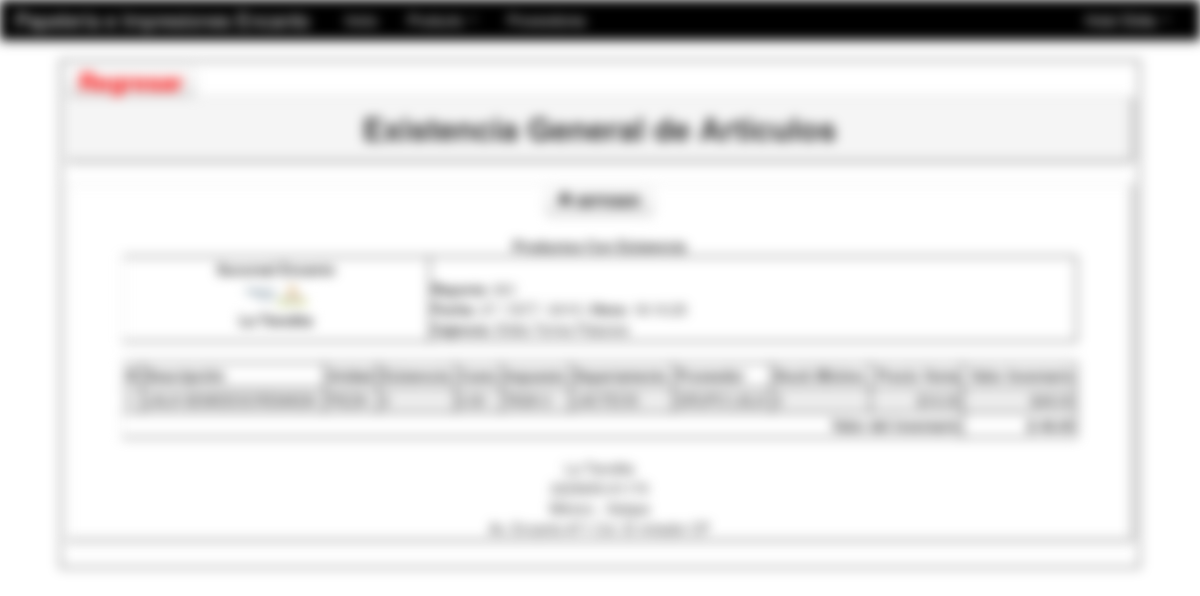
/Modulos/Producto/reporte_producto.php (signed in), run on the app's committed database.
### tables this page shows
CREATE TABLE IF NOT EXISTS `sucursal` (
  `idDeposito` int(11) NOT NULL,
  `nombre` varchar(255) NOT NULL,
  `dir` varchar(255) NOT NULL,
  `tel` varchar(255) NOT NULL,
  `encargado` varchar(255) NOT NULL,
  `estado` varchar(255) NOT NULL
);

CREATE TABLE IF NOT EXISTS `empresa` (
  `idEmpresa` int(11) NOT NULL,
  `empresa` varchar(255) NOT NULL,
  `nit` varchar(255) NOT NULL,
  `direccion` varchar(255) NOT NULL,
  `pais` varchar(255) NOT NULL,
  `ciudad` varchar(255) NOT NULL,
  `tel` varchar(255) NOT NULL,
  `fax` varchar(255) NOT NULL,
  `web` varchar(255) NOT NULL,
  `correo` varchar(255) NOT NULL,
  `fecha` date NOT NULL,
  `moneda` varchar(22) NOT NULL,
  `anno` varchar(255) NOT NULL
);

CREATE TABLE IF NOT EXISTS `cajero` (
  `usuario_idUsuario3` int(11) NOT NULL,
  `deposito_idDeposito3` int(11) NOT NULL
);

CREATE TABLE IF NOT EXISTS `persona` (
  `idPersona` int(11) NOT NULL,
  `doc` varchar(30) NOT NULL,
  `nom` varchar(25) NOT NULL,
  `ape` varchar(40) NOT NULL,
  `fecha` date NOT NULL,
  `tel` varchar(15) NOT NULL,
  `cel` varchar(15) NOT NULL,
  `sexo` varchar(10) NOT NULL,
  `dir` varchar(40) NOT NULL,
  `nota` varchar(50) NOT NULL,
  `fechar` date NOT NULL,
  `estado` varchar(20) NOT NULL,
  `empresa_idEmpresa` int(11) NOT NULL
);

CREATE TABLE IF NOT EXISTS `articulo` (
  `codigo` int(11) NOT NULL,
  `nombre` varchar(20) NOT NULL,
  `departamento_idDepartamento` int(11) NOT NULL,
  `unidad_idUnidad` int(11) NOT NULL,
  `defecto` varchar(20) NOT NULL,
  `iva_ivacompra` int(11) NOT NULL,
  `iva_ivaventa` int(11) NOT NULL,
  `costo_prov` varchar(20) NOT NULL,
  `ocosto_prov` varchar(20) NOT NULL,
  `a_venta` varchar(20) NOT NULL,
  `b_venta` varchar(20) NOT NULL,
  `c_venta` varchar(20) NOT NULL,
  `d_venta` varchar(20) NOT NULL,
  `a_costo` varchar(20) NOT NULL,
  `b_costo` varchar(20) NOT NULL,
  `c_costo` varchar(20) NOT NULL,
  `d_costo` varchar(20) NOT NULL
);

CREATE TABLE IF NOT EXISTS `unidad` (
  `idUnidad` int(11) NOT NULL,
  `nombreUnidad` varchar(255) NOT NULL,
  `estado` varchar(255) NOT NULL
);

CREATE TABLE IF NOT EXISTS `iva` (
  `idIva` int(11) NOT NULL,
  `nombreIva` varchar(255) NOT NULL,
  `valor` varchar(255) NOT NULL,
  `estado` varchar(255) NOT NULL
);

CREATE TABLE IF NOT EXISTS `departamento` (
  `idDepartamento` int(11) NOT NULL,
  `nombreDepartamento` varchar(30) NOT NULL,
  `estado` varchar(15) NOT NULL,
  `empresa_idEmpresa1` int(11) NOT NULL
);

### Modulos/class_buscar.php (called while the page is built, shortened)
<?php
class Consultar_Cajero{
	private $fetch;
	function __construct($codigo){
		$this->consulta = mysql_query("SELECT * FROM ((cajero c INNER JOIN empleado e ON c.usuario_idUsuario3=e.idUsuario)
INNER JOIN persona p ON p.idPersona=e.persona_idPersona) INNER JOIN sucursal s ON s.idDeposito=c.deposito_idDeposito3
WHERE e.idUsuario=$codigo");
		$this->fetch = mysql_fetch_array($this->consulta);
	}
	function consultar($campo){
		return $this->fetch[$campo];
	}
}
class Consultar_Deposito{
	private $fetch;
	function __construct($codigo){
		$this->consulta = mysql_query("SELECT * FROM sucursal WHERE idDeposito=$codigo");
		$this->fetch = mysql_fetch_array($this->consulta);
	}
	function consultar($campo){
		return $this->fetch[$campo];
	}
}
class Consultar_IVA{
	private $fetch;
	function __construct($codigo){
		$this->consulta = mysql_query("SELECT * FROM iva WHERE idIva=$codigo");
		$this->fetch = mysql_fetch_array($this->consulta);
	}
	function consultar($campo){
		return $this->fetch[$campo];
	}
}
?>

### Modulos/funciones.php (called while the page is built, shortened)
<?php
	function fecha($fecha){
		$meses = array("ENE","FEB","MAR","ABR","MAY","JUN","JUL","AGO","SEP","OCT","NOV","DIC");
		$a=substr($fecha, 0, 4);
		$m=substr($fecha, 5, 2);
		$d=substr($fecha, 8);
		return $d." / ".$meses[$m-1]." / ".$a;
	}
	function formato($valor){
		return number_format($valor,2,".",",");
	}
?>

### Modulos/Producto/reporte_producto.php (the view, shortened to what this page needs)
<?php
    include_once "class/class.php";
    include_once "../funciones.php";
    include_once "../class_buscar.php";
    $usu=$_SESSION['idUser'];
    $oPersona=new Consultar_Cajero($usu);
    $cajero_nombre=$oPersona->consultar('nom').' '.$oPersona->consultar('ape');
    $fecha=date('Y-m-d');
    $corte='001';
        $pa=mysql_query("SELECT * FROM empresa WHERE idEmpresa=1");
        if($row=mysql_fetch_array($pa)){
            $nombre_empresa=$row['empresa'];
            $dir_empresa=$row['direccion'];
            $tel_empresa=$row['tel'].'-'.$row['fax'];
            $pais_empresa=$row['pais'].' - '.$row['ciudad'];
        }
        $pa=mysql_query("SELECT * FROM Cajero WHERE usuario_idUsuario3=$usu");
        while($row=mysql_fetch_array($pa)){
            $id_bodega=$row['deposito_idDeposito3'];
            $oDeposito=new Consultar_Deposito($id_bodega);
            $nombre_deposito=$oDeposito->consultar('nombre');
        }
?>
<!DOCTYPE html>
<html lang="es">
<head>
    <link href="../../css/bootstrap.css" rel="stylesheet">
    <link href="../../css/bootstrap-responsive.css" rel="stylesheet">
</head>
<body>
<?php include_once "../../menu/m_producto.php"; ?>
    <div align="center">
        <table width="90%">
          <tr>
            <td>
            <strong><a style="font-size:24px; color:red;" class="btn" href="listado_producto.php">Regresar</a></strong><br>
            <table class="table table-bordered">
              <tr class="well">
                <td><h2 align="center">Existencia General de Articulos</h2></td>
              </tr>
            </table>
            <div class="row-fluid">
                <div class="span12">
                    <table class="table table-bordered">
                        <tr>
                            <td>
                                <center>
                                <button onclick="imprimir();" class="btn"><i class="icon-print"></i> <strong>IMPRIMIR</strong></button><BR><br>
                                <div id="imprimeme">
                                    <center><strong>Productos Con Existencia </strong></center>
                                    <table width="95%">
                                        <tr>
                                            <td>
                                                <center>
                                                    <strong><?php echo $nombre_deposito; ?></strong><br>
                                                    <img src="../../img/logo.jpg" width="80" height="80"><br>
                                                    <strong><?php echo $nombre_empresa; ?></strong><br>
                                                </center>
                                            </td>
                                            <td><br>
                                                <strong>Reporte: </strong><?php echo $corte; ?><br>
                                                <strong>Fecha: </strong><?php echo fecha($fecha); ?> |
                                                <strong>Hora: </strong><?php echo date('H:m:s'); ?><br>
                                                <strong>Cajero/a: </strong><?php echo $cajero_nombre; ?>
                                            </td>
                                        </tr>
                                    </table>
                                    <br>
                                    <table id="t01" width="95%" rules="all" border="1">
                                        <tr>
                                            <td><strong>ID</strong></td>
                                            <td><strong>Descripción</strong></td>
                                            <td><strong>Unidad</strong></td>
                                            <td><strong>Existencia</strong></td>
                                            <td><strong>Costo</strong></td>
                                            <td><strong>Impuesto</strong></td>
                                            <td><strong>Departamento</strong></td>
                                            <td><strong>Proveedor</strong></td>
                                            <td><strong>Stock Mínimo</strong></td>
                                            <td><div align="right"><strong>Precio Venta</strong></div></td>
                                            <td><div align="right"><strong>Valor Inventario</strong></div></td>
                                        </tr>
                                        <?php
                                            $neto=0;
                                            $pa=mysql_query("SELECT a.codigo,a.nombre AS descripcion,u.nombreUnidad as unidad,IFNULL(pe.cant,0) as existencia,a.a_costo,a.a_venta,i.nombreIva as impuesto,
i.idIva,d.nombreDepartamento as departamento,IFNULL(p.nombre,'Sin Asignar') AS proveedor,IFNULL(pe.minima,0) as stockMinimo,a.defecto FROM
(((((articulo a INNER JOIN departamento d ON a.departamento_idDepartamento=d.idDepartamento)
INNER JOIN unidad u ON a.unidad_idUnidad=u.idUnidad)
INNER JOIN iva i ON a.iva_ivaventa=i.idIva)
LEFT JOIN detalleprov dp ON a.codigo=dp.producto_codigo)
LEFT JOIN proveedor p ON dp.proveedor_id=p.id)
LEFT JOIN pedido pe ON a.codigo=pe.articulo_codigo
-- WHERE pe.cant IS NULL OR pe.cant <= (SELECT MIN(ped.minima) FROM pedido ped)
ORDER BY a.codigo");
                                            while($row=mysql_fetch_array($pa)){
                                                $codigo=$row['codigo'];
                                                $p_nombre=$row['descripcion'];
                                                $unidad=$row['unidad'];
                                                $cantidad=$row['existencia'];
                                                $a_costo=$row['a_costo'];
                                                $impuesto=$row['impuesto'];
                                                $departamento=$row['departamento'];
                                                $proveedor=$row['proveedor'];
                                                $stockMinimo=$row['stockMinimo'];
                                                $oIVA=new Consultar_IVA($row['idIva']);
                                                $iva=$oIVA->consultar('valor');
                                                $defecto=strtolower($row['defecto']);
                                                $valor=$row[$defecto.'_venta']*(($iva/100)+1);
                                                $importe=$row['existencia']*$valor;
                                                $neto=$neto+$importe;
                                        ?>
                                            <?php if($row['existencia'] >= $row['stockMinimo'] && $row['existencia'] > 0 && $row['stockMinimo'] > 0 ){ ?>
                                                <tr>
                                                    <td><?php echo $codigo; ?></td>
                                                    <td><?php echo strtoupper($p_nombre); ?></td>
                                                    <td><?php echo strtoupper($unidad); ?></td>
                                                    <td><?php echo $cantidad; ?></td>
                                                    <td><?php echo formato($a_costo); ?></td>
                                                    <td><?php echo strtoupper($impuesto); ?></td>
                                                    <td><?php echo strtoupper($departamento); ?></td>
                                                    <td><?php echo strtoupper($proveedor); ?></td>
                                                    <td><?php echo $stockMinimo; ?></td>
                                                    <td><div align="right">$<?php echo formato($valor); ?></div></td>
                                                    <td><div align="right">$<?php echo formato($importe); ?></div></td>
                                                </tr>
                                            <?php } ?>
                                        <?php } ?>
                                        <tr>
                                          <td colspan="10"><div align="right"><strong>Valor del inventario</strong></div></td>
                                          <td><div align="right"><strong>$ <?php echo formato($neto); ?></strong></div></td>
                                        </tr>
                                    </table><br>
                                    <center>
                                        <?php echo $nombre_empresa; ?><br>
                                        <?php echo $tel_empresa; ?><br>
                                        <?php echo $pais_empresa; ?><br>
                                        <?php echo $dir_empresa; ?><br>
                                    </center>
                                </div>
                                </center>
                            </td>
                        </tr>
                    </table>
                </div>
            </div>
            </td>
          </tr>
        </table>
    </div>
  </body>
</html>

### Modulos/Producto/reporte_producto.php (style rules this page uses)
body { padding-top: 60px; padding-bottom: 40px; }
table { width:90%; }
table, th, td { border: 1px solid black; border-collapse: collapse; }
th, td { padding: 5px; text-align: left; }
table#t01 tr:nth-child(even) { background-color: #eee; }
table#t01 tr:nth-child(odd) { background-color:#fff; }

### data on the page
sucursal: nombre "Sucursal Encanto"
empresa: empresa "La Tiendita", tel_empresa "2225655-91170", pais_empresa "México - Xalapa", direccion "Av. Encanto #71 Col. El mirador CP"
cajero: persona.nom+ape "Elidia Torres Palacios"
articulo: nombre "LALA SEMIDESCREMADA", unidad_idUnidad.nombreUnidad "PIEZA", a_costo "0.00", iva_ivaventa.nombreIva "TASA 0", departamento_idDepartamento.nombreDepartamento "LACTEOS", proveedor "GRUPO LALA", importe "48.00"

### other printed values
$_SESSION['user_name'] "Elidia"
$corte "001"
formato($neto) "48.00"
